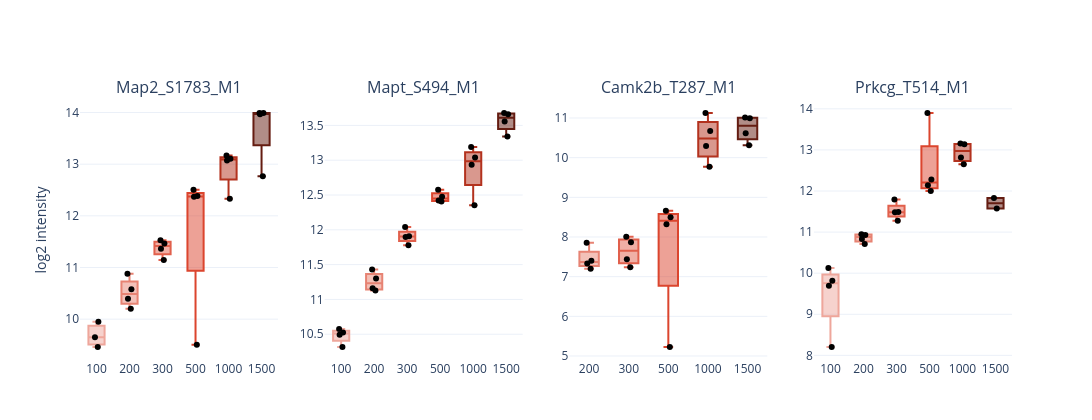

This figure's notebook cell:
### Markdown cell above
# Figure 5d
Quantitative response of selected well-characterized neuronal phosphosites across the shape-number series (Class I intensities, n=4 per shape). These sites scale with input but the response is **not strictly monotonic at every step** (e.g. Map2 S1783, Prkcg T514) — see the log–log linearity panel in Suppl. Fig. 4 for a quantitative view.

### Code cell
# Figure 5d - selected neuronal phosphosites vs shape number (4 panels in one row).
from plotly.subplots import make_subplots
SITES = ['P20357~Map2_S1783_M1', 'P10637~Mapt_S494_M1', 'P28652~Camk2b_T287_M1', 'P63318~Prkcg_T514_M1']
site_data = {n: process_ptm_site_report(shapes[n], cutoff=0.75)['site_data'] for n in SHAPE_ORDER}

def site_values(key, n):
    sd = site_data[n]
    row = sd[sd['PTM_Collapse_key'] == key]
    if row.empty:
        return []
    cols = [c for c in sd.columns if c not in PROC_META]
    return [v for v in row[cols].iloc[0].values if pd.notna(v)]

labels = [k.split('~')[1] for k in SITES]
fig = make_subplots(rows=1, cols=len(SITES), subplot_titles=labels, horizontal_spacing=0.05)
for j, key in enumerate(SITES):
    for i, n in enumerate(SHAPE_ORDER):
        ys = site_values(key, n)
        fig.add_trace(go.Box(y=ys, x=[str(n)]*len(ys), name=str(n), boxpoints='all', pointpos=0,
            fillcolor=_hex_to_rgba(SHAPE_COLORS[i], 0.5), line=dict(color=SHAPE_COLORS[i]),
            marker=dict(color='black', size=6), showlegend=False), row=1, col=j+1)
    fig.update_xaxes(categoryorder='array', categoryarray=[str(n) for n in SHAPE_ORDER], row=1, col=j+1)
fig.update_yaxes(title_text='log2 intensity', row=1, col=1)
fig.update_layout(width=2600, height=420, template='plotly_white',
                  margin=dict(b=60))
fig.show()
fig.write_image(r'figures/figure5/figure5d.pdf', width= 2600, height=420)

### Figure 1 — Plotly figure (JSON) as saved in the notebook; plotly's stock layout.template omitted (floating-point values rounded to 4 significant figures)
{"data": [{"boxpoints": "all", "fillcolor": "rgba(238, 166, 155, 0.5)", "line": {"color": "#EEA69B"}, "marker": {"color": "black", "size": 6}, "name": "100", "pointpos": 0, "showlegend": false, "type": "box", "x": ["100", "100", "100"], "xaxis": "x", "y": [9.647, 9.949, 9.46], "yaxis": "y"}, {"boxpoints": "all", "fillcolor": "rgba(231, 131, 115, 0.5)", "line": {"color": "#E78373"}, "marker": {"color": "black", "size": 6}, "name": "200", "pointpos": 0, "showlegend": false, "type": "box", "x": ["200", "200", "200", "200"], "xaxis": "x", "y": [10.88, 10.2, 10.58, 10.39], "yaxis": "y"}, {"boxpoints": "all", "fillcolor": "rgba(225, 96, 76, 0.5)", "line": {"color": "#E1604C"}, "marker": {"color": "black", "size": 6}, "name": "300", "pointpos": 0, "showlegend": false, "type": "box", "x": ["300", "300", "300", "300"], "xaxis": "x", "y": [11.36, 11.14, 11.47, 11.53], "yaxis": "y"}, {"boxpoints": "all", "fillcolor": "rgba(219, 69, 46, 0.5)", "line": {"color": "#DB452E"}, "marker": {"color": "black", "size": 6}, "name": "500", "pointpos": 0, "showlegend": false, "type": "box", "x": ["500", "500", "500", "500"], "xaxis": "x", "y": [12.51, 12.38, 9.505, 12.37], "yaxis": "y"}, {"boxpoints": "all", "fillcolor": "rgba(179, 50, 30, 0.5)", "line": {"color": "#B3321E"}, "marker": {"color": "black", "size": 6}, "name": "1000", "pointpos": 0, "showlegend": false, "type": "box", "x": ["1000", "1000", "1000", "1000"], "xaxis": "x", "y": [12.33, 13.07, 13.17, 13.1], "yaxis": "y"}, {"boxpoints": "all", "fillcolor": "rgba(100, 28, 17, 0.5)", "line": {"color": "#641C11"}, "marker": {"color": "black", "size": 6}, "name": "1500", "pointpos": 0, "showlegend": false, "type": "box", "x": ["1500", "1500", "1500", "1500"], "xaxis": "x", "y": [13.99, 13.97, 13.99, 12.77], "yaxis": "y"}, {"boxpoints": "all", "fillcolor": "rgba(238, 166, 155, 0.5)", "line": {"color": "#EEA69B"}, "marker": {"color": "black", "size": 6}, "name": "100", "pointpos": 0, "showlegend": false, "type": "box", "x": ["100", "100", "100", "100"], "xaxis": "x2", "y": [10.49, 10.32, 10.52, 10.58], "yaxis": "y2"}, {"boxpoints": "all", "fillcolor": "rgba(231, 131, 115, 0.5)", "line": {"color": "#E78373"}, "marker": {"color": "black", "size": 6}, "name": "200", "pointpos": 0, "showlegend": false, "type": "box", "x": ["200", "200", "200", "200"], "xaxis": "x2", "y": [11.3, 11.43, 11.16, 11.13], "yaxis": "y2"}, {"boxpoints": "all", "fillcolor": "rgba(225, 96, 76, 0.5)", "line": {"color": "#E1604C"}, "marker": {"color": "black", "size": 6}, "name": "300", "pointpos": 0, "showlegend": false, "type": "box", "x": ["300", "300", "300", "300"], "xaxis": "x2", "y": [12.04, 11.9, 11.78, 11.91], "yaxis": "y2"}, {"boxpoints": "all", "fillcolor": "rgba(219, 69, 46, 0.5)", "line": {"color": "#DB452E"}, "marker": {"color": "black", "size": 6}, "name": "500", "pointpos": 0, "showlegend": false, "type": "box", "x": ["500", "500", "500", "500"], "xaxis": "x2", "y": [12.48, 12.42, 12.57, 12.41], "yaxis": "y2"}, {"boxpoints": "all", "fillcolor": "rgba(179, 50, 30, 0.5)", "line": {"color": "#B3321E"}, "marker": {"color": "black", "size": 6}, "name": "1000", "pointpos": 0, "showlegend": false, "type": "box", "x": ["1000", "1000", "1000", "1000"], "xaxis": "x2", "y": [12.94, 13.04, 12.35, 13.19], "yaxis": "y2"}, {"boxpoints": "all", "fillcolor": "rgba(100, 28, 17, 0.5)", "line": {"color": "#641C11"}, "marker": {"color": "black", "size": 6}, "name": "1500", "pointpos": 0, "showlegend": false, "type": "box", "x": ["1500", "1500", "1500", "1500"], "xaxis": "x2", "y": [13.56, 13.68, 13.66, 13.34], "yaxis": "y2"}, {"boxpoints": "all", "fillcolor": "rgba(238, 166, 155, 0.5)", "line": {"color": "#EEA69B"}, "marker": {"color": "black", "size": 6}, "name": "100", "pointpos": 0, "showlegend": false, "type": "box", "x": [], "xaxis": "x3", "y": [], "yaxis": "y3"}, {"boxpoints": "all", "fillcolor": "rgba(231, 131, 115, 0.5)", "line": {"color": "#E78373"}, "marker": {"color": "black", "size": 6}, "name": "200", "pointpos": 0, "showlegend": false, "type": "box", "x": ["200", "200", "200", "200"], "xaxis": "x3", "y": [7.402, 7.332, 7.2, 7.857], "yaxis": "y3"}, {"boxpoints": "all", "fillcolor": "rgba(225, 96, 76, 0.5)", "line": {"color": "#E1604C"}, "marker": {"color": "black", "size": 6}, "name": "300", "pointpos": 0, "showlegend": false, "type": "box", "x": ["300", "300", "300", "300"], "xaxis": "x3", "y": [7.44, 8.004, 7.239, 7.866], "yaxis": "y3"}, {"boxpoints": "all", "fillcolor": "rgba(219, 69, 46, 0.5)", "line": {"color": "#DB452E"}, "marker": {"color": "black", "size": 6}, "name": "500", "pointpos": 0, "showlegend": false, "type": "box", "x": ["500", "500", "500", "500"], "xaxis": "x3", "y": [8.661, 8.499, 8.32, 5.227], "yaxis": "y3"}, {"boxpoints": "all", "fillcolor": "rgba(179, 50, 30, 0.5)", "line": {"color": "#B3321E"}, "marker": {"color": "black", "size": 6}, "name": "1000", "pointpos": 0, "showlegend": false, "type": "box", "x": ["1000", "1000", "1000", "1000"], "xaxis": "x3", "y": [10.67, 10.29, 9.773, 11.13], "yaxis": "y3"}, {"boxpoints": "all", "fillcolor": "rgba(100, 28, 17, 0.5)", "line": {"color": "#641C11"}, "marker": {"color": "black", "size": 6}, "name": "1500", "pointpos": 0, "showlegend": false, "type": "box", "x": ["1500", "1500", "1500", "1500"], "xaxis": "x3", "y": [10.62, 11.01, 11.0, 10.31], "yaxis": "y3"}, {"boxpoints": "all", "fillcolor": "rgba(238, 166, 155, 0.5)", "line": {"color": "#EEA69B"}, "marker": {"color": "black", "size": 6}, "name": "100", "pointpos": 0, "showlegend": false, "type": "box", "x": ["100", "100", "100", "100"], "xaxis": "x4", "y": [9.813, 8.203, 10.12, 9.697], "yaxis": "y4"}, {"boxpoints": "all", "fillcolor": "rgba(231, 131, 115, 0.5)", "line": {"color": "#E78373"}, "marker": {"color": "black", "size": 6}, "name": "200", "pointpos": 0, "showlegend": false, "type": "box", "x": ["200", "200", "200", "200"], "xaxis": "x4", "y": [10.83, 10.71, 10.93, 10.95], "yaxis": "y4"}, {"boxpoints": "all", "fillcolor": "rgba(225, 96, 76, 0.5)", "line": {"color": "#E1604C"}, "marker": {"color": "black", "size": 6}, "name": "300", "pointpos": 0, "showlegend": false, "type": "box", "x": ["300", "300", "300", "300"], "xaxis": "x4", "y": [11.27, 11.49, 11.79, 11.48], "yaxis": "y4"}, {"boxpoints": "all", "fillcolor": "rgba(219, 69, 46, 0.5)", "line": {"color": "#DB452E"}, "marker": {"color": "black", "size": 6}, "name": "500", "pointpos": 0, "showlegend": false, "type": "box", "x": ["500", "500", "500", "500"], "xaxis": "x4", "y": [12.0, 12.14, 12.28, 13.9], "yaxis": "y4"}, {"boxpoints": "all", "fillcolor": "rgba(179, 50, 30, 0.5)", "line": {"color": "#B3321E"}, "marker": {"color": "black", "size": 6}, "name": "1000", "pointpos": 0, "showlegend": false, "type": "box", "x": ["1000", "1000", "1000", "1000"], "xaxis": "x4", "y": [12.82, 13.14, 12.65, 13.15], "yaxis": "y4"}, {"boxpoints": "all", "fillcolor": "rgba(100, 28, 17, 0.5)", "line": {"color": "#641C11"}, "marker": {"color": "black", "size": 6}, "name": "1500", "pointpos": 0, "showlegend": false, "type": "box", "x": ["1500", "1500"], "xaxis": "x4", "y": [11.83, 11.57], "yaxis": "y4"}], "layout": {"annotations": [{"font": {"size": 16}, "showarrow": false, "text": "Map2_S1783_M1", "x": 0.1062, "xanchor": "center", "xref": "paper", "y": 1.0, "yanchor": "bottom", "yref": "paper"}, {"font": {"size": 16}, "showarrow": false, "text": "Mapt_S494_M1", "x": 0.3688, "xanchor": "center", "xref": "paper", "y": 1.0, "yanchor": "bottom", "yref": "paper"}, {"font": {"size": 16}, "showarrow": false, "text": "Camk2b_T287_M1", "x": 0.6313, "xanchor": "center", "xref": "paper", "y": 1.0, "yanchor": "bottom", "yref": "paper"}, {"font": {"size": 16}, "showarrow": false, "text": "Prkcg_T514_M1", "x": 0.8938, "xanchor": "center", "xref": "paper", "y": 1.0, "yanchor": "bottom", "yref": "paper"}], "height": 420, "margin": {"b": 60}, "width": 2600, "xaxis": {"anchor": "y", "categoryarray": ["100", "200", "300", "500", "1000", "1500"], "categoryorder": "array", "domain": [0.0, 0.2125]}, "xaxis2": {"anchor": "y2", "categoryarray": ["100", "200", "300", "500", "1000", "1500"], "categoryorder": "array", "domain": [0.2625, 0.475]}, "xaxis3": {"anchor": "y3", "categoryarray": ["100", "200", "300", "500", "1000", "1500"], "categoryorder": "array", "domain": [0.525, 0.7375]}, "xaxis4": {"anchor": "y4", "categoryarray": ["100", "200", "300", "500", "1000", "1500"], "categoryorder": "array", "domain": [0.7875, 1.0]}, "yaxis": {"anchor": "x", "domain": [0.0, 1.0], "title": {"text": "log2 intensity"}}, "yaxis2": {"anchor": "x2", "domain": [0.0, 1.0]}, "yaxis3": {"anchor": "x3", "domain": [0.0, 1.0]}, "yaxis4": {"anchor": "x4", "domain": [0.0, 1.0]}}}
